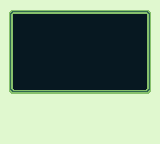

A level layout from a 2D game, rendered from its tile map. Below: a short description, then the map file with its tile-grid data intact:
An orthogonal 20x18 tile map with 8x8 px tiles, 2 tile layers (Tile Layer 1, Tile Layer 3), 1 hidden layer not drawn and 1 object.

<map version="1.10" tiledversion="1.11.0" orientation="orthogonal" renderorder="right-down" width="20" height="18" tilewidth="8" tileheight="8" infinite="0" backgroundcolor="#e0f8cf" nextlayerid="5" nextobjectid="2">
 <tileset firstgid="1" source="frame.tsx" />
 <layer id="1" name="Tile Layer 1" width="20" height="18">
  <data encoding="csv">
0,0,0,0,0,0,0,0,0,0,0,0,0,0,0,0,0,0,0,0,
0,0,0,0,0,0,0,0,0,0,0,0,0,0,0,0,0,0,0,0,
0,0,0,0,0,0,0,0,0,0,0,0,0,0,0,0,0,0,0,0,
0,0,0,0,0,0,0,0,0,0,0,0,0,0,0,0,0,0,0,0,
0,0,0,0,0,0,0,0,0,0,0,0,0,0,0,0,0,0,0,0,
0,0,0,0,0,0,0,0,0,0,0,0,0,0,0,0,0,0,0,0,
0,0,0,0,0,0,0,0,0,0,0,0,0,0,0,0,0,0,0,0,
0,0,0,0,0,0,0,0,0,0,0,0,0,0,0,0,0,0,0,0,
0,0,0,0,0,0,0,0,0,0,0,0,0,0,0,0,0,0,0,0,
0,0,0,0,0,0,0,0,0,0,0,0,0,0,0,0,0,0,0,0,
0,0,0,0,0,0,0,0,0,0,0,0,0,0,0,0,0,0,0,0,
0,0,0,0,0,0,0,0,0,0,0,0,0,0,0,0,0,0,0,0,
0,0,0,0,0,0,0,0,0,0,0,0,0,0,0,0,0,0,0,0,
0,0,0,0,0,0,0,0,0,0,0,0,0,0,0,0,0,0,0,0,
0,0,0,0,0,0,0,0,0,0,0,0,0,0,0,0,0,0,0,0,
0,0,0,0,0,0,0,0,0,0,0,0,0,0,0,0,0,0,0,0,
0,0,0,0,0,0,0,0,0,0,0,0,0,0,0,0,0,0,0,0,
0,0,0,0,0,0,0,0,0,0,0,0,0,0,0,0,0,0,0,0
</data>
 </layer>
 <layer id="4" name="Tile Layer 3" width="20" height="18">
  <data encoding="csv">
0,0,0,0,0,0,0,0,0,0,0,0,0,0,0,0,0,0,0,0,
0,22,23,23,23,23,23,23,23,23,23,23,23,23,23,23,23,23,24,0,
0,28,29,29,29,29,29,29,29,29,29,29,29,29,29,29,29,29,30,0,
0,28,29,29,29,29,29,29,29,29,29,29,29,29,29,29,29,29,30,0,
0,28,29,29,29,29,29,29,29,29,29,29,29,29,29,29,29,29,30,0,
0,28,29,29,29,29,29,29,29,29,29,29,29,29,29,29,29,29,30,0,
0,28,29,29,29,29,29,29,29,29,29,29,29,29,29,29,29,29,30,0,
0,28,29,29,29,29,29,29,29,29,29,29,29,29,29,29,29,29,30,0,
0,28,29,29,29,29,29,29,29,29,29,29,29,29,29,29,29,29,30,0,
0,28,29,29,29,29,29,29,29,29,29,29,29,29,29,29,29,29,30,0,
0,28,29,29,29,29,29,29,29,29,29,29,29,29,29,29,29,29,30,0,
0,34,35,35,35,35,35,35,35,35,35,35,35,35,35,35,35,35,36,0,
0,0,0,0,0,0,0,0,0,0,0,0,0,0,0,0,0,0,0,0,
0,0,0,0,0,0,0,0,0,0,0,0,0,0,0,0,0,0,0,0,
0,0,0,0,0,0,0,0,0,0,0,0,0,0,0,0,0,0,0,0,
0,0,0,0,0,0,0,0,0,0,0,0,0,0,0,0,0,0,0,0,
0,0,0,0,0,0,0,0,0,0,0,0,0,0,0,0,0,0,0,0,
0,0,0,0,0,0,0,0,0,0,0,0,0,0,0,0,0,0,0,0
</data>
 </layer>
 <layer id="3" name="Tile Layer 2" width="20" height="18" visible="0">
  <data encoding="csv">
0,0,0,0,0,0,0,0,0,0,0,0,0,0,0,0,0,0,0,0,
0,1,2,2,2,2,2,2,2,2,2,2,2,2,2,2,2,2,3,0,
0,7,8,8,11,11,11,11,11,11,8,8,11,11,11,11,11,11,9,0,
0,7,8,8,8,8,8,8,8,8,8,8,8,8,8,8,8,8,9,0,
0,7,8,8,8,8,8,8,8,8,8,8,8,8,8,8,8,8,9,0,
0,7,8,8,8,8,8,8,8,8,8,8,8,8,8,8,8,8,9,0,
0,7,8,8,8,8,8,8,8,8,8,8,8,8,8,8,8,8,9,0,
0,7,8,8,8,8,8,8,8,8,8,8,8,8,8,8,8,8,9,0,
0,7,8,8,8,8,8,8,8,8,8,8,8,8,8,8,8,8,9,0,
0,7,8,8,8,8,8,8,8,8,8,8,8,8,8,8,8,8,9,0,
0,13,14,14,14,14,14,14,14,14,14,14,14,14,14,14,14,14,15,0,
0,0,0,0,0,0,0,0,0,0,0,0,0,0,0,0,0,0,0,0,
0,0,0,0,0,0,0,0,0,0,0,0,0,0,0,0,0,0,0,0,
0,0,0,0,0,0,0,0,0,0,0,0,0,0,0,0,0,0,0,0,
0,0,0,0,0,0,0,0,0,0,0,0,0,0,0,0,0,0,0,0,
0,0,0,0,0,0,0,0,0,0,0,0,0,0,0,0,0,0,0,0,
0,0,0,0,0,0,0,0,0,0,0,0,0,0,0,0,0,0,0,0,
0,0,0,0,0,0,0,0,0,0,0,0,0,0,0,0,0,0,0,0
</data>
 </layer>
 <objectgroup id="2" name="Object Layer 1">
  <object id="1" x="17" y="105" width="128" height="40">
   <text fontfamily="Final Fantasy 3" pixelsize="8" wrap="1" color="#286850" kerning="0">Use this party?
  Yes
  No</text>
  </object>
 </objectgroup>
</map>
